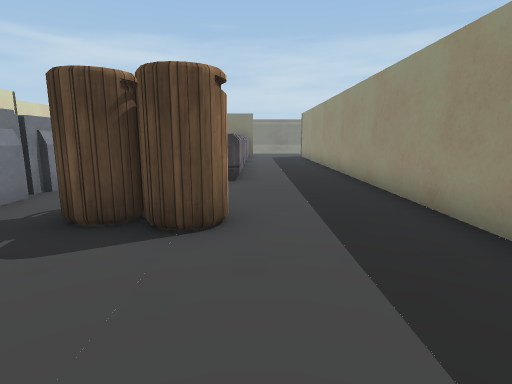
View 1 (above)

20 first-person views from a walk through a Unity game level. The camera is 1.2 m above the floor, tilts 10° down and sees 80° across. The floor is counted in squares, 1 m on a side. Each view is taken from the middle of a square. On the plan, view 1 faces up. The plan holds only what a view shows up to about 13 squares ahead; the rest is blank. The player is left out. Some surface patterns are stand-ins.

View 2
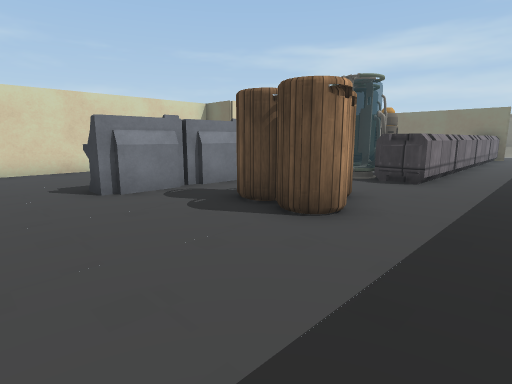

View 3
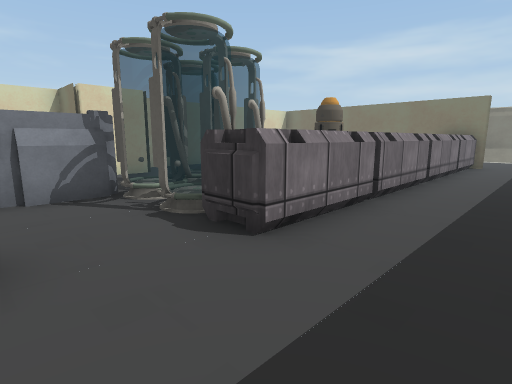

View 4
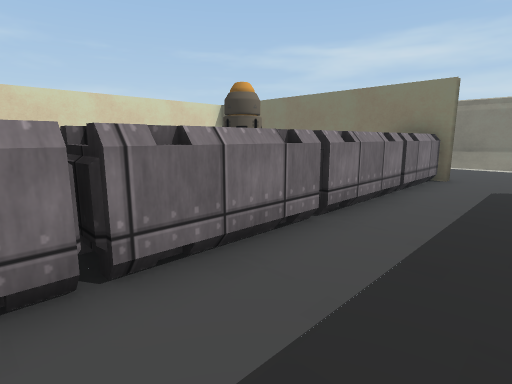

View 5
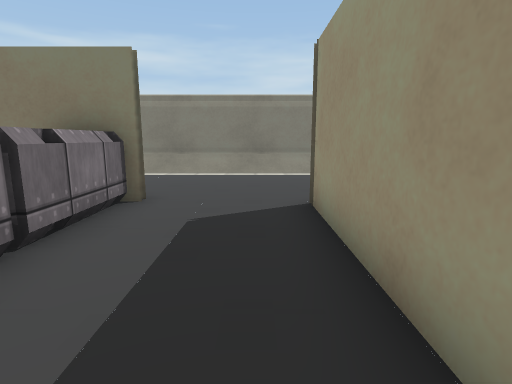

View 6
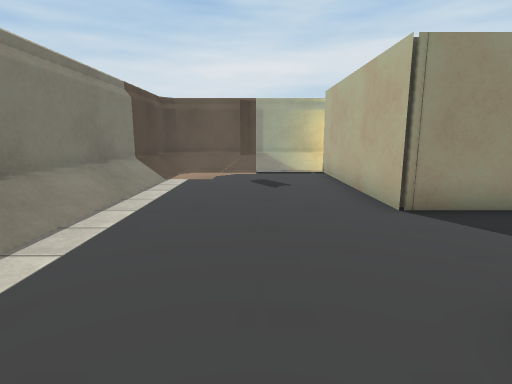

View 7
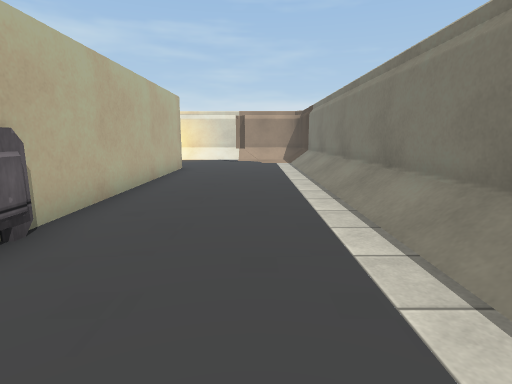

View 8
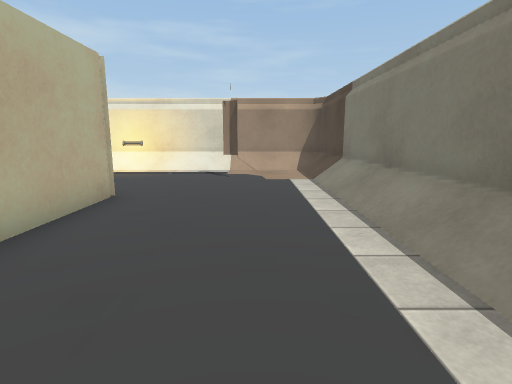

View 9
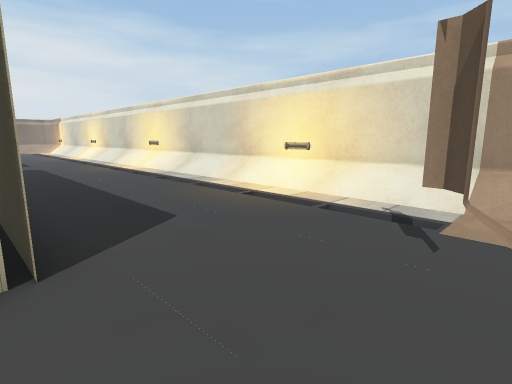

View 10
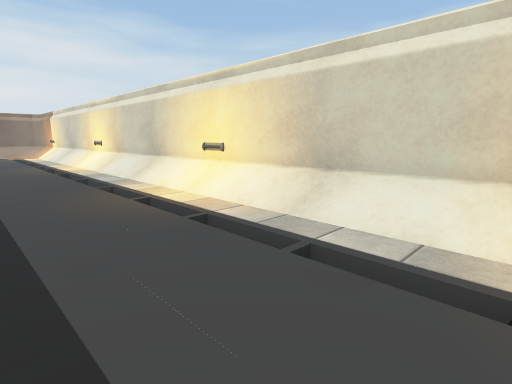

View 11
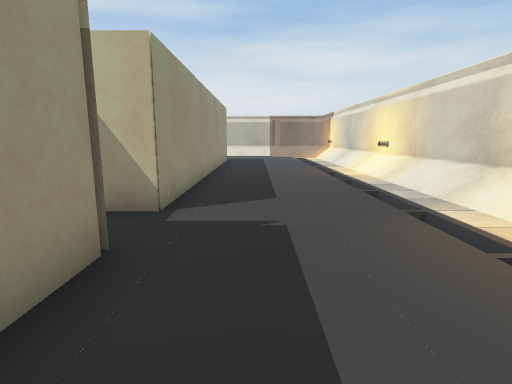

View 12
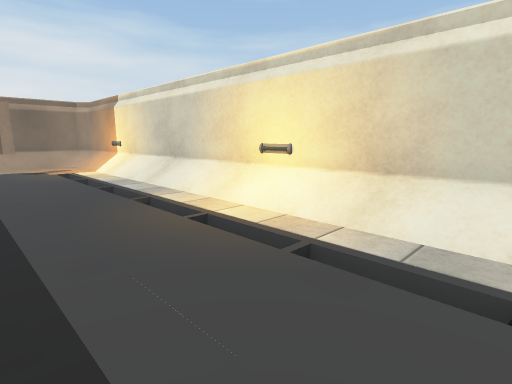

View 13
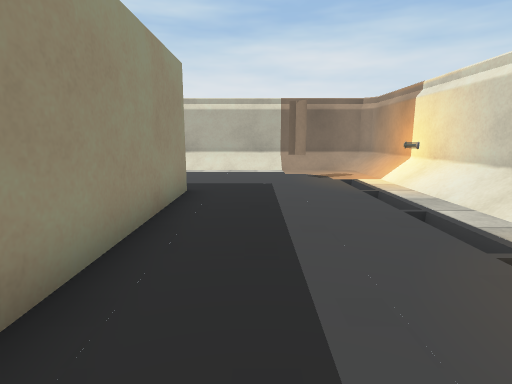

View 14
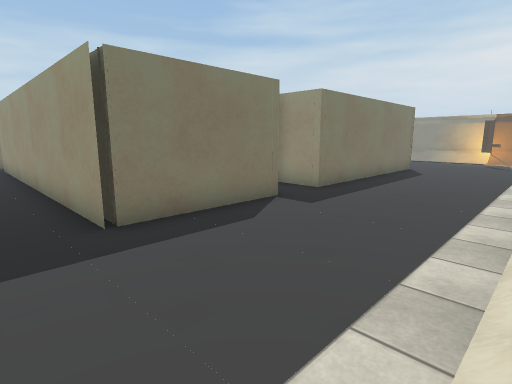

View 15
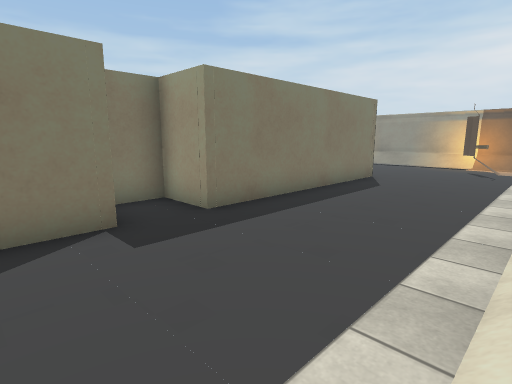

View 16
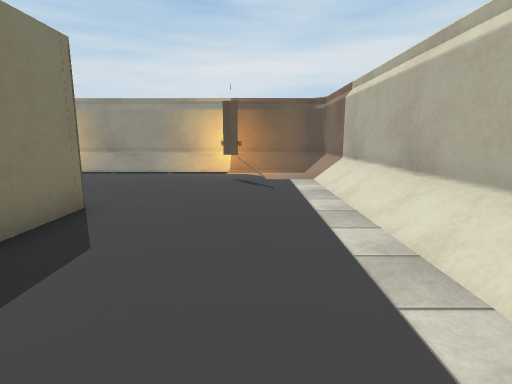

View 17
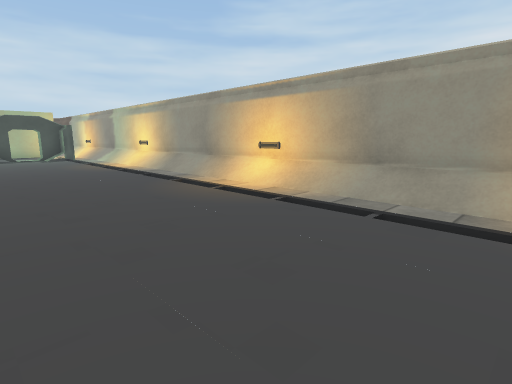

View 18
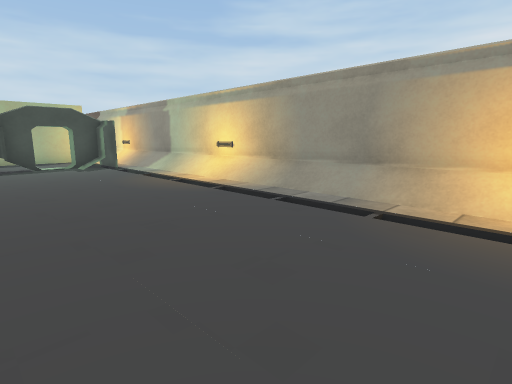

View 19
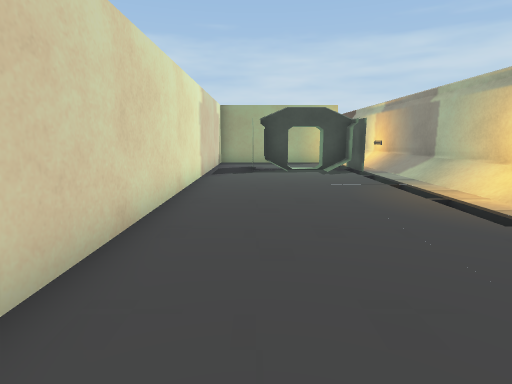

View 20
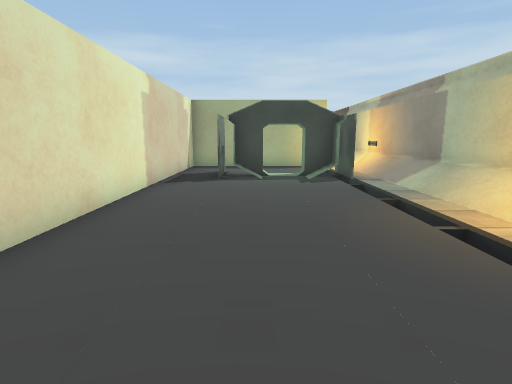

### Floor plan
Key: @ floor where view 1 was taken; # wall or solid block; . floor; / step, stairs or slope; = window, fence, low wall or low ledge; C container; N console; B barrel; O other object.
Columns run from 17 left of view 1 to 11 right of it. Each row starts with its distance up from view 1.
 27 #############################
 26 #///////////////////////////#
 25 #/........................./#
 24 #/.//...................//./#
 23 #///#...................#///#
 22 #//.......................//#
 21 #//....#########C.........//#
 20 #//....#        C...###### /#
 19 O//....#        C...#..... /O
 18 #//....     O   C...#.O// O/#
 17 #//....     O   C...#.OOOOO/#
 16 #//....         C...#.O///O/#
 15 #//....         C...#.....//#
 14 #//....#        C...#.....//#
 13 #//....#.       C...#.....//#
 12 #//....#.      CC...#.....//#
 11 O//....##. OOOO C...#.....//O
 10 #//.....#...OOO C...#.....//#
  9 #//....## ..NOOCC...#.....//#
  8 #//....#    N.......#.....//#
  7 #//....#    N.......#.....//#
  6 #//....#   NN..BB...#.....//#
  5 #//....#   NN.BBB...#.....//#
  4 #//....#    N.BBB...#.....//#
  3 O//....#...NN....... .....//O
  2 #//....#....N....... .....//#
  1 #//....#............ .....//#
  0 #//....#     ....@.. .....//#
 -1 #//....#   ###       .....//#
 -2 #//....#   #.#       .....//#
 -3 #//....#####.########.....//#
 -4 #//.......................//#
 -5 O//=....................////O
 -6 #/.//...................=/./#
 -7 #/........................./#
 -8 #/////////////// ///////////#
 -9 #########         ###########

Positions as (right, up) in squares from view 1, and headings:
1: (0, 0), facing up
2: (2, 0), facing up-left
3: (2, 6), facing up-left
4: (2, 11), facing up-left
5: (2, 15), facing up
6: (-2, 23), facing right
7: (2, 24), facing left
8: (-4, 24), facing left
9: (-10, 24), facing down-left
10: (-12, 17), facing down-left
11: (-12, 14), facing down
12: (-12, 7), facing down-left
13: (-12, 4), facing down
14: (-12, -8), facing up-right
15: (-8, -8), facing up-right
16: (-2, -6), facing right
17: (4, -3), facing up-right
18: (4, 3), facing up-right
19: (5, 5), facing up
20: (6, 7), facing up
